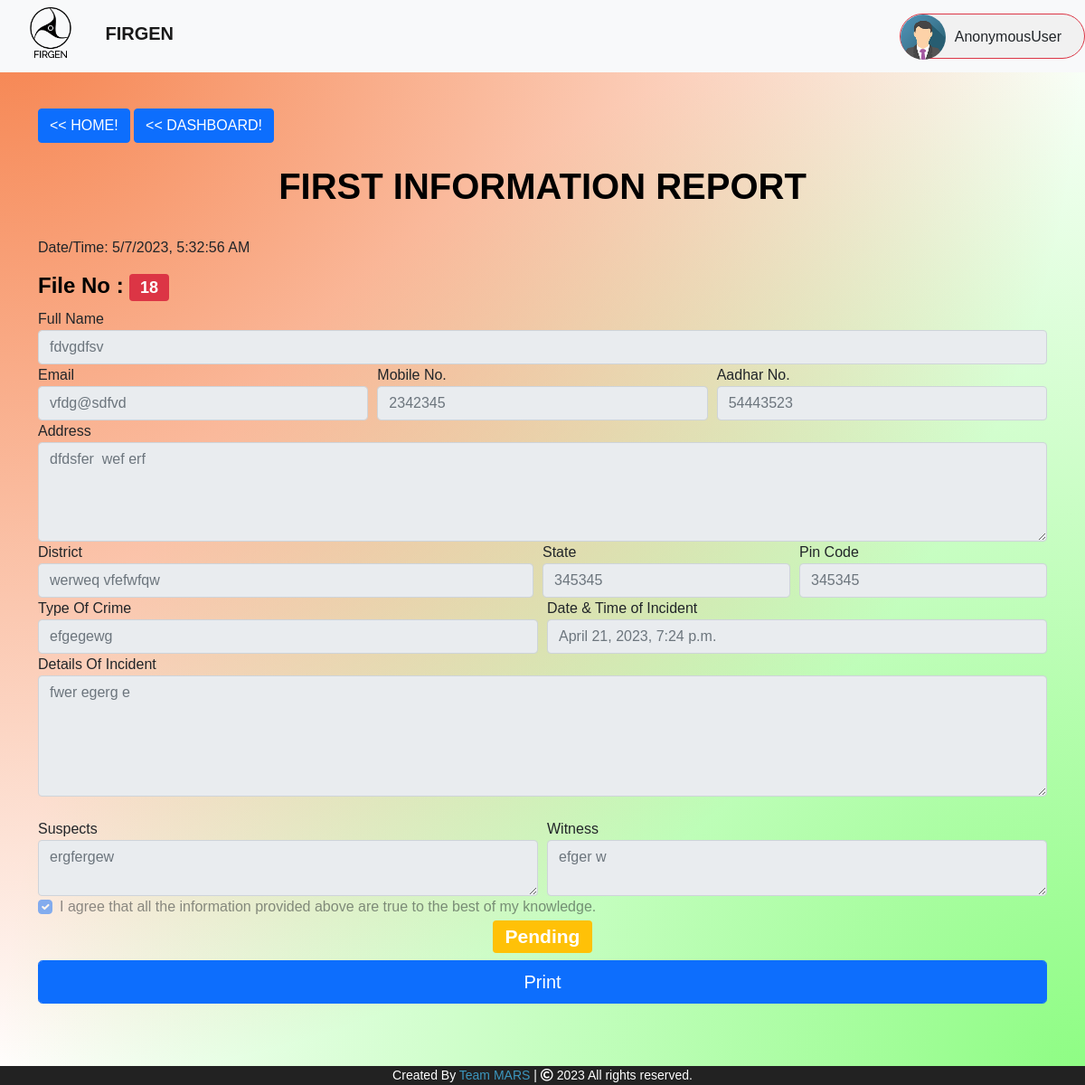
Screenshot of /user/fir/18 with the database file from the repository.
### user/models.py (models this page shows, shortened)
class FIR(models.Model):
    sno= models.AutoField(primary_key=True)
    username = models.CharField(max_length=100)
    useremail = models.EmailField()
    victimemail = models.EmailField()
    victimfullname = models.CharField(max_length=100)
    mobno = models.CharField(max_length=100)
    aadharno = models.CharField(max_length=100)
    address = models.TextField()
    district = models.CharField(max_length=100)
    state = models.CharField(max_length=100)
    pincode = models.CharField(max_length=100)
    typeofcrime = models.CharField(max_length=100)
    incidentdatetime = models.DateTimeField()
    detailsofincident = models.TextField()
    suspect = models.CharField(max_length=100)
    witness = models.CharField(max_length=100)
    timestamp = models.DateTimeField(default=now)
    status = models.BooleanField(default=False)
    solved = models.BooleanField(default=False)

### user/views.py (the view)
# urls.py: path('/fir/<slug:slug>', views.userFIR, name="userFIR"),
def userFIR(request,slug):
    userfir = get_object_or_404(FIR, sno = int(slug))
    context = {'userfir':userfir}
    return render(request, 'user/viewfir.html', context)

### templates/user/viewfir.html (shortened to what this page needs)
{% extends 'header.html' %}
{% load static %}
{% load humanize %}
{% block navimg %}
<img src="{% static 'user_avt.png' %}" alt="Person" width="96" height="96">
{% endblock navimg %}
{% block bodyStyle %} style="height: 150vh;justify-content: start" {% endblock bodyStyle %}
{% block body %}
<div class="container mt-5">
  <a href="/user/home" class="btn btn-primary"><< HOME!</a>
    <a href="/user/my/{{request.user}}" class="btn btn-primary"><< DASHBOARD!</a>
  </div>
  <br>
<div class="container">
    <h1 style="text-align: center;" class="fm2">FIRST INFORMATION REPORT</h1>
    <br >
    <form class="ml-3 mr-3" action="#" enctype="multipart/form-data" method="POST">
      <p>Date/Time: <span id="datetime">{{userfir.timestamp | naturaltime}}</span></p>
      <h4 class="fm2">File No : <span class="badge bg-danger">{{userfir.sno}}</span></h4>
      <div class="form-row">
        <div class="form-group col-md-12">
          <label for="name">Full Name</label>
          <input type="text" class="form-control text-dark" disabled placeholder ="{{userfir.victimfullname}}" id="name"  />
        </div>
      </div>
      <div class="form-row" style="display: grid; grid-template-columns: repeat(3, 1fr); grid-column-gap: 10px;">
        <div class="form-group">
          <label for="email">Email</label>
          <input type="email" class="form-control" placeholder="{{userfir.victimemail}}" id="email" disabled />
        </div>
        <div class="form-group">
          <label for="mobile">Mobile No.</label>
          <input type="number" class="form-control" placeholder="{{userfir.mobno}}" id="mobile" disabled />
        </div>
        <div class="form-group">
          <label for="aadhar">Aadhar No.</label>
          <input type="number" class="form-control" placeholder="{{userfir.aadharno}}" id="aadhar" disabled />
        </div>
      </div>
      <div class="form-group">
        <label for="address">Address</label>
        <textarea type="text" class="form-control" placeholder="{{userfir.address}}" id="address" rows="4" disabled></textarea>
      </div>
      <div class="form-row" style="display: grid; grid-template-columns: 2fr 1fr 1fr; gap: 10px;">
        <div class="form-group">
          <label for="district">District</label>
          <input type="text" class="form-control" placeholder="{{userfir.district}}" id="district" disabled />
        </div>
        <div class="form-group">
          <label for="state">State</label>
          <input type="text" class="form-control" placeholder="{{userfir.state}}" id="state" disabled />
        </div>
        <div class="form-group">
          <label for="pin">Pin Code</label>
          <input type="number" class="form-control" placeholder="{{userfir.pincode}}" id="pin" disabled />
        </div>
      </div>
      <div class="form-row" style="display: grid; grid-template-columns: repeat(2, 1fr); grid-gap: 10px;">
        <div class="form-group">
          <label for="crime">Type Of Crime</label>
          <input type="text" class="form-control" placeholder="{{userfir.typeofcrime}}" id="crime" disabled />
        </div>
        <div class="form-group">
          <label for="date_incident">Date & Time of Incident</label>
          <input type="text" class="form-control" placeholder="{{userfir.incidentdatetime}}" id="date_incident" disabled />
        </div>
      </div>
      <div class="row">
        <div class="col-md-12">
          <label for="details">Details Of Incident</label>
          <textarea type="text" class="form-control" placeholder="{{userfir.detailsofincident}}" id="details" rows="5"
          disabled></textarea>
        </div>
      </div>
      <br />
      <div class="form-row" style="display: grid; grid-template-columns: repeat(2, 1fr); grid-gap: 10px;">
        <div class="form-group">
          <label for="suspect">Suspects</label>
          <textarea type="text" class="form-control" placeholder="{{userfir.suspect}}" id="suspect" rows="2"
          disabled></textarea>
        </div>
        <div class="form-group">
          <label for="witness">Witness</label>
          <textarea type="text" class="form-control" placeholder="{{userfir.witness}}" id="witness" rows="2"
          disabled></textarea>
        </div>
      </div>
      <div class="form-group">
        <div class="form-check">
          <input class="form-check-input" type="checkbox" id="check" disabled checked/>
          <label class="form-check-label" for="check">
            I agree that all the information provided above are true to the best
            of my knowledge.
          </label>
        </div>
      </div>
      {% if userfir.solved %}
      <h3 style="text-align: center;"><span class="badge bg-success" >Marked Solved by SHO, {{userfir.district}} </span></h3>
      {% elif userfir.status %}
        <h3 style="text-align: center;"><span class="badge bg-info" >Digitally Verified by SHO, {{userfir.district}} </span></h3>
        {% else %}
        <h3 style="text-align: center; "><span class="badge  bg-warning"  >Pending</span></h3>
        {% endif %}
        <button onclick="download()" class="btn btn-primary btn-lg btn-block form-control">Print</button>
    </form>
  </div>
  <br>
  {% endblock body%}

### static/user/main.css (style rules this page uses)
.fm2 { font-weight: 900; color: black; align-items: center; }
body { background: radial-gradient( farthest-side at top left, rgba(243, 89, 18, 0.76), transparent ), radial-gradient( farthest-side at bottom right, rgba(105, 252, 91, 0.76), transparent ); display: flex; justify-content: center; flex-direction: column; font-family: "Montserrat", sans-serif; }
input[type="number"] { -moz-appearance: textfield; }
.chip img { float: left; margin: 0 10px 0 -25px; height: 50px; width: 50px; border-radius: 50%; }

### templates/header.html (style rules this page uses)
.chip img { float: left; margin: 0 10px 0 -25px; height: 50px; width: 50px; border-radius: 50%; }

### rows the page displays
FIR: sno "18", victimfullname "fdvgdfsv", victimemail "vfdg@sdfvd", mobno "2342345", aadharno "54443523", address "dfdsfer wef erf", district "werweq vfefwfqw", state "345345", pincode "345345", typeofcrime "efgegewg", incidentdatetime "April 21, 2023, 7:24 p.m.", detailsofincident "fwer egerg e", suspect "ergfergew", witness "efger w"

### other values shown
{{ request.user }} "AnonymousUser"
